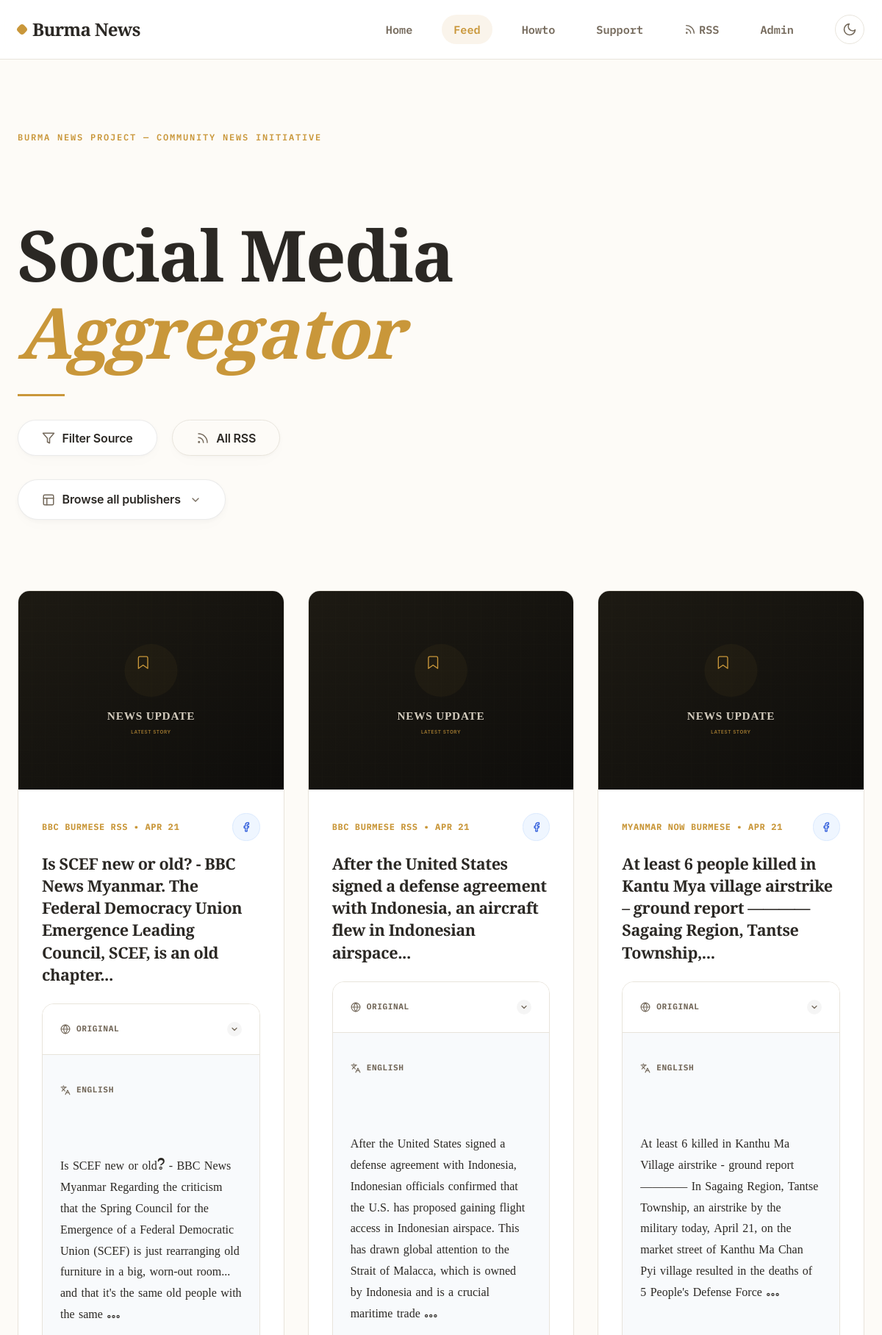
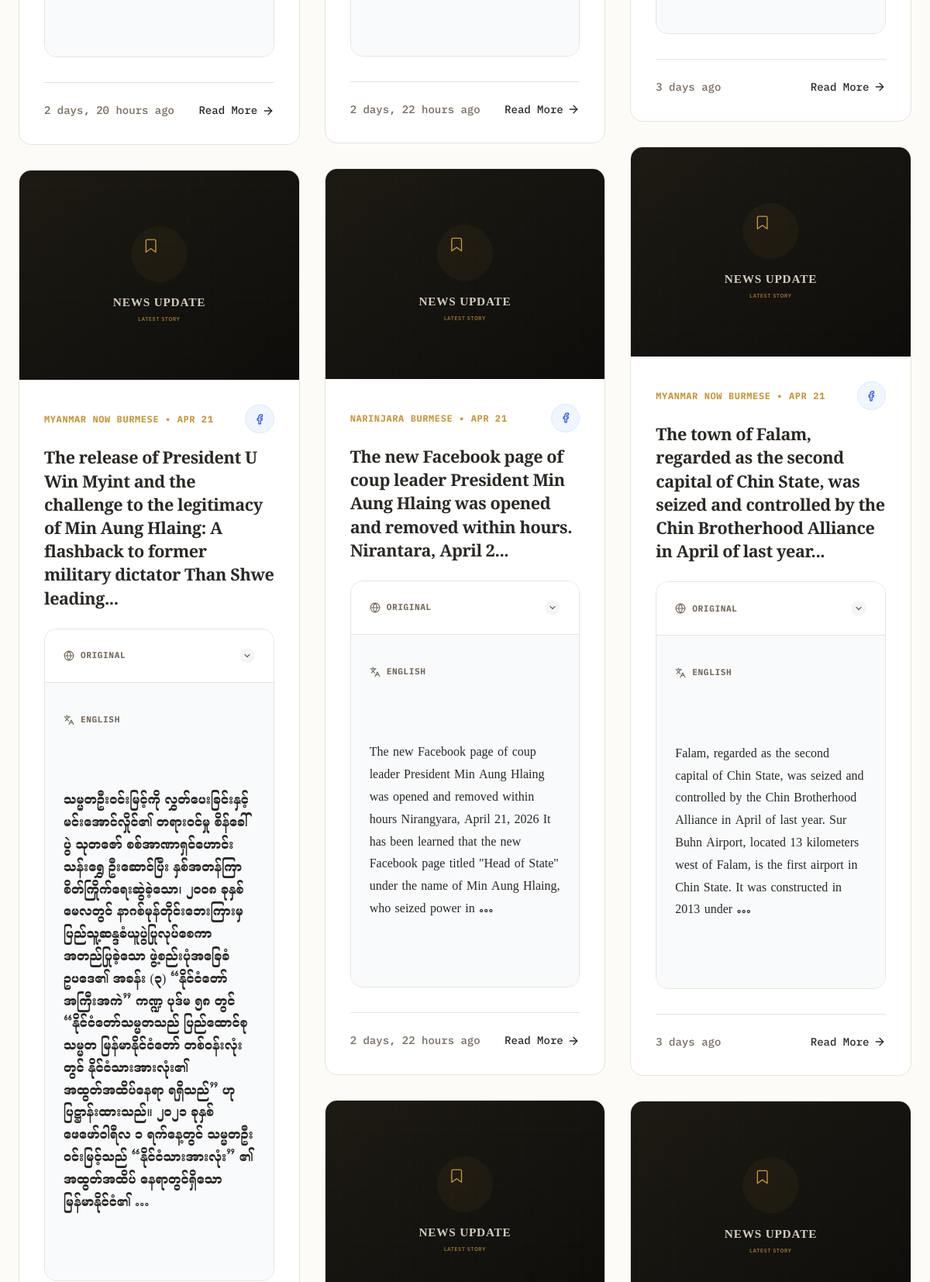
The page / (upper part) on the database its author committed (2 pictures, top to bottom).
### aggregator/models.py (models this page shows, shortened)
class Post(models.Model):
    source = models.ForeignKey(Source, on_delete=models.CASCADE, related_name='posts')
    title = models.CharField(max_length=500)
    original_content = models.TextField()
    translated_content = models.TextField(blank=True, null=True)
    url = models.URLField(unique=True)
    image_url = models.URLField(max_length=500, blank=True, null=True)
    published_date = models.DateTimeField()
    created_at = models.DateTimeField(auto_now_add=True)
    @property
    def display_image_url(self):
        if self.image_url:
            return self.image_url
    class Meta:
        ordering = ['-published_date']

class Source(models.Model):
    SOURCE_TYPES = [
        ('RSS', 'RSS'),
        ('FACEBOOK', 'Facebook'),
        ('TWITTER', 'X'),
        ('TELEGRAM', 'Telegram'),
    ]
    name = models.CharField(max_length=200)
    url = models.URLField(help_text="URL of the specific feed or page source")
    source_type = models.CharField(max_length=20, choices=SOURCE_TYPES, default='RSS')
    is_active = models.BooleanField(default=True)
    icon_url = models.URLField(blank=True, null=True, help_text="Optional icon URL")

### aggregator/views.py (the view)
# urls.py: path('', views.index, name='index'),
def index(request):
    source_id = request.GET.get('source')
    source_type = request.GET.get('type')
    posts_list = Post.objects.all()
    if source_id:
        posts_list = posts_list.filter(source__id=source_id)
    if source_type:
        posts_list = posts_list.filter(source__source_type=source_type)
    paginator = Paginator(posts_list, 20) # Show 20 contacts per page.
    page_number = request.GET.get('page')
    page_obj = paginator.get_page(page_number)
    custom_range = paginator.get_elided_page_range(page_obj.number, on_each_side=2, on_ends=1)
    sources = Source.objects.filter(is_active=True)
    return render(request, 'aggregator/index.html', {
        'page_obj': page_obj,
        'custom_range': custom_range,
        'sources': sources,
        'current_source_type': source_type
    })

### aggregator/templates/aggregator/index.html (shortened to what this page needs)
{% extends 'aggregator/base.html' %}
{% block content %}
<div class="feed-header-wrapper">
    <div class="project-subheading">BURMA NEWS PROJECT — COMMUNITY NEWS INITIATIVE</div>
    <h1 class="feed-title">
        Social Media<br>
        <span class="italic-gold">Aggregator</span>
    </h1>
    <div class="title-divider"></div>
    <div class="premium-filter-container">
        <button class="premium-btn" onclick="document.getElementById('filterDropdown').classList.toggle('show')">
            <svg xmlns="http://www.w3.org/2000/svg" width="18" height="18" viewBox="0 0 24 24" fill="none"
                stroke="currentColor" stroke-width="2" stroke-linecap="round" stroke-linejoin="round">
                <polygon points="22 3 2 3 10 12.46 10 19 14 21 14 12.46 22 3" />
            </svg>
            <span>Filter Source</span>
        </button>
        {% if request.GET.type %}
        <button class="premium-btn rss-btn"
            onclick="copySourceRss('{{ request.scheme }}://{{ request.get_host }}/feed/rss?type={{ request.GET.type }}&format=xml', this)"
            title="Copy RSS for {{ request.GET.type }}">
            <svg xmlns="http://www.w3.org/2000/svg" width="18" height="18" viewBox="0 0 24 24" fill="none"
                stroke="currentColor" stroke-width="2" stroke-linecap="round" stroke-linejoin="round">
                <path d="M4 11a9 9 0 0 1 9 9" />
                <path d="M4 4a16 16 0 0 1 16 16" />
                <circle cx="5" cy="19" r="1" />
            </svg>
            RSS for {{ request.GET.type|title }}
        </button>
        {% elif not request.GET.source %}
        <button class="premium-btn rss-btn"
            onclick="copySourceRss('{{ request.scheme }}://{{ request.get_host }}/feed/rss?format=xml', this)"
            title="Copy RSS for All Sources">
            <svg xmlns="http://www.w3.org/2000/svg" width="18" height="18" viewBox="0 0 24 24" fill="none"
                stroke="currentColor" stroke-width="2" stroke-linecap="round" stroke-linejoin="round">
                <path d="M4 11a9 9 0 0 1 9 9" />
                <path d="M4 4a16 16 0 0 1 16 16" />
                <circle cx="5" cy="19" r="1" />
            </svg>
            All RSS
        </button>
        {% endif %}
    </div>
    <details class="source-accordion" {% if request.GET.source %}open{% endif %}>
        <summary class="premium-btn"
            style="list-style: none; display: inline-flex; cursor: pointer; margin-bottom: 2rem; user-select: none;">
            <span>Browse all publishers</span>
            <svg class="chevron" xmlns="http://www.w3.org/2000/svg" width="16" height="16" viewBox="0 0 24 24"
                fill="none" stroke="currentColor" stroke-width="2" stroke-linecap="round" stroke-linejoin="round"
                style="margin-left: 2px;">
                <polyline points="6 9 12 15 18 9"></polyline>
            </svg>
        </summary>
    </details>
</div>
<div class="feed-grid">
    {% for post in page_obj %}
    <article class="news-card">
        <div class="card-image-container">
            <img src="{{ post.display_image_url }}" alt="" class="card-image" loading="lazy"
                onerror="this.onerror=null; this.src='/static/aggregator/images/placeholder_news.svg';">
        </div>
        <div class="card-content">
            <div class="source-badge">
                <div class="source-info">
                    <span class="source-text">{{ post.source.name }} • {{ post.published_date|date:"M d" }}</span>
                </div>
                <span class="source-type-tag {{ post.source.source_type|lower }}"
                    title="{{ post.source.get_source_type_display }}">
                    {% if post.source.source_type == 'RSS' %}
                    <svg xmlns="http://www.w3.org/2000/svg" width="14" height="14" viewBox="0 0 24 24" fill="none"
                        stroke="currentColor" stroke-width="2" stroke-linecap="round" stroke-linejoin="round">
                        <path d="M4 11a9 9 0 0 1 9 9" />
                        <path d="M4 4a16 16 0 0 1 16 16" />
                        <circle cx="5" cy="19" r="1" />
                    </svg>
                    {% elif post.source.source_type == 'FACEBOOK' %}
                    <svg xmlns="http://www.w3.org/2000/svg" width="14" height="14" viewBox="0 0 24 24" fill="none"
                        stroke="currentColor" stroke-width="2" stroke-linecap="round" stroke-linejoin="round">
                        <path d="M18 2h-3a5 5 0 0 0-5 5v3H7v4h3v8h4v-8h3l1-4h-4V7a1 1 0 0 1 1-1h3z" />
                    </svg>
                    {% else %}
                    {{ post.source.get_source_type_display }}
                    {% endif %}
                </span>
            </div>
            <h2 class="card-title">
                <a href="{{ post.url }}" target="_blank">
                    {{ post.title }}
                </a>
            </h2>
            <div class="card-excerpt">
                {% if post.source.source_type == 'RSS' or post.source.source_type == 'FACEBOOK' %}
                <div class="content-stack" onclick="openModal('modal-data-{{ post.id }}')" style="cursor: pointer;"
                    title="Click to read full post">
                    {% else %}
                    <div class="content-stack">
                        {% endif %}
                        <div class="content-block original">
                            <details class="original-toggle">
                                <summary>
                                    Original
                                    <span class="toggle-chevron">
                                        <svg xmlns="http://www.w3.org/2000/svg" width="12" height="12"
                                            viewBox="0 0 24 24" fill="none" stroke="currentColor" stroke-width="2.5"
                                            stroke-linecap="round" stroke-linejoin="round">
                                            <polyline points="6 9 12 15 18 9"></polyline>
                                        </svg>
                                    </span>
                                </summary>
                            </details>
                        </div>
                        {% if post.translated_content %}
                        <div class="content-block translated">
                            <h4>
                                English
                            </h4>
                            <div class="content-text">
                                {{ post.translated_content|truncatewords:45|linebreaks }}
                            </div>
                        </div>
                        {% endif %}
                    </div>
                </div>
                <div class="card-footer">
                    <span>{{ post.published_date|timesince }} ago</span>
                    {% if post.source.source_type == 'RSS' or post.source.source_type == 'FACEBOOK' %}
                    <button onclick="openModal('modal-data-{{ post.id }}')" class="read-more"
                        style="background: none; border: none; font: inherit; cursor: pointer; padding: 0; display: inline-flex;">
                        Read More
                        <svg xmlns="http://www.w3.org/2000/svg" width="16" height="16" viewBox="0 0 24 24" fill="none"
                            stroke="currentColor" stroke-width="2" stroke-linecap="round" stroke-linejoin="round">
                            <path d="M5 12h14" />
                            <path d="m12 5 7 7-7 7" />
                        </svg>
                    </button>
                    {% endif %}
                </div>
            </div>
    </article>
    {% endfor %}
</div>
{% endblock %}

### aggregator/templates/aggregator/base.html (shortened to what this page needs)
{% load static %}
<!DOCTYPE html>
<html lang="en">
<head>
    <link rel="stylesheet" href="{% static 'aggregator/styles.css' %}?v={% now 'U' %}_11">
</head>
<body>
    <nav class="navbar">
        <div class="container navbar-content">
            <a href="/" class="navbar-brand">
                Burma News
            </a>
            <div class="nav-links">
                <a href="https://www.burma-news.org/" class="nav-link">Home</a>
                <a href="/" class="nav-link {% if request.path == '/' %}active{% endif %}">Feed</a>
                <a href="https://www.burma-news.org/howto.html" class="nav-link">Howto</a>
                <a href="javascript:void(0)" class="nav-link" onclick="openSupportModal()">Support</a>
                <a href="/feed/rss" target="_blank" class="nav-link"
                    style="display: inline-flex; align-items: center; gap: 0.25rem;">
                    <svg xmlns="http://www.w3.org/2000/svg" width="16" height="16" viewBox="0 0 24 24" fill="none"
                        stroke="currentColor" stroke-width="2" stroke-linecap="round" stroke-linejoin="round">
                        <path d="M4 11a9 9 0 0 1 9 9"></path>
                        <path d="M4 4a16 16 0 0 1 16 16"></path>
                        <circle cx="5" cy="19" r="1"></circle>
                    </svg>
                    RSS
                </a>
                <a href="/admin" class="nav-link">Admin</a>
                <button class="theme-toggle" id="themeToggle" title="Toggle Dark Mode">
                    <svg class="icon-moon" xmlns="http://www.w3.org/2000/svg" width="20" height="20" viewBox="0 0 24 24"
                        fill="none" stroke="currentColor" stroke-width="2" stroke-linecap="round"
                        stroke-linejoin="round">
                        <path d="M21 12.79A9 9 0 1 1 11.21 3 7 7 0 0 0 21 12.79z" />
                    </svg>
                </button>
            </div>
        </div>
    </nav>
    <main class="container">
        {% block content %}{% endblock %}
    </main>
</body>
</html>

### aggregator/templates/aggregator/index.html (style rules this page uses)
.feed-header-wrapper { position: relative; text-align: left; margin-bottom: 4rem; padding-top: 6rem; display: flex; flex-direction: column; align-items: flex-start; max-width: 900px; margin-left: 0; }
.project-subheading { color: var(--primary); font-family: var(--font-sans); font-size: 0.75rem; font-weight: 600; letter-spacing: 0.15em; text-transform: uppercase; margin-bottom: 2rem; }
.feed-title { position: relative; z-index: 1; font-family: var(--font-serif); font-size: clamp(2.5rem, 10vw, 6rem); font-weight: 800; letter-spacing: -0.02em; line-height: 1.1; margin-bottom: 2rem; color: var(--text-main); word-break: break-word; }
.feed-title .italic-gold { color: var(--primary); font-style: italic; }
.title-divider { width: 4rem; height: 3px; background-color: var(--primary); margin-bottom: 2rem; }
.premium-filter-container { position: relative; z-index: 100; display: flex; justify-content: flex-start; align-items: center; flex-wrap: wrap; gap: 1.25rem; margin-bottom: 2rem; width: 100%; }
.premium-btn { display: inline-flex; align-items: center; gap: 0.6rem; padding: 0.85rem 2rem; border-radius: 99px; font-family: 'Inter', var(--font-sans); font-size: 1rem; font-weight: 600; letter-spacing: -0.01em; background: var(--surface); color: var(--text-main); border: 1px solid rgba(0, 0, 0, 0.08); white-space: nowrap; box-shadow: 0 2px 8px -2px rgba(0, 0, 0, 0.05), 0 8px 24px -4px rgba(0, 0, 0, 0.02), inset 0 1px 1px rgba(255, 255, 255, 0.8); transition: all 0.4s cubic-bezier(0.16, 1, 0.3, 1); cursor: pointer; text-decoration: none; overflow: hidden; position: relative; }
.premium-btn svg { transition: transform 0.4s cubic-bezier(0.16, 1, 0.3, 1), color 0.3s; color: var(--text-secondary); z-index: 1; position: relative; }
.premium-btn span { z-index: 1; position: relative; }
.premium-btn.rss-btn { background: var(--background); border: 1px solid var(--border); }
.content-stack { display: flex; flex-direction: column; gap: 0; border-radius: var(--radius); overflow: hidden; border: 1px solid var(--border); }
.content-block { padding: 1.5rem; }
.content-block.original { background-color: #ffffff; border-bottom: 1px solid var(--border); }
.content-block.translated { background-color: #f8fafc; }
.content-block h4 { font-size: 0.7rem; text-transform: uppercase; font-weight: 700; color: var(--text-secondary); margin-bottom: 0.75rem; letter-spacing: 0.05em; display: flex; align-items: center; gap: 0.5rem; }
.content-text { font-size: 0.95rem; color: var(--text-main); line-height: 1.7; white-space: pre-wrap; }
.content-text p { margin-bottom: 1rem; }
.content-text p:last-child { margin-bottom: 0; }
.original-toggle { border: none; background: none; padding: 0; margin: 0; width: 100%; }
.original-toggle summary { display: flex; align-items: center; gap: 0.5rem; cursor: pointer; list-style: none; font-size: 0.7rem; text-transform: uppercase; font-weight: 700; color: var(--text-secondary); letter-spacing: 0.05em; padding: 0; user-select: none; transition: color 0.2s ease; }
.original-toggle summary .toggle-chevron { display: inline-flex; align-items: center; justify-content: center; width: 20px; height: 20px; border-radius: 50%; background: rgba(0, 0, 0, 0.04); transition: transform 0.3s cubic-bezier(0.4, 0, 0.2, 1), background 0.2s; flex-shrink: 0; margin-left: auto; }

### rows shown on the page
Post: source.name "BBC BURMESE RSS", published_date "APR 21", title "Is SCEF new or old? - BBC News Myanmar. The Federal Democracy Union Emergence Leading Council, SCEF, is an old chapter...", translated_content "Is SCEF new or old? - BBC News Myanmar Regarding the criticism that the Spring Council for the Emergence of a Federal Democratic Union (SCEF) is just rearranging old furniture in a big, worn-out room... and that it's the same old people with the same …", published_date "2 days, 20 hours"
Post: source.name "MYANMAR NOW BURMESE", published_date "APR 21", title "The release of President U Win Myint and the challenge to the legitimacy of Min Aung Hlaing: A flashback to former military dictator Than Shwe leading...", translated_content "သမ္မတဦးဝင်းမြင့်ကို လွှတ်ပေးခြင်းနှင့် မင်းအောင်လှိုင်၏ တရားဝင်မှု စိန်ခေါ်ပွဲ သုတဇော် စစ်အာဏာရှင်ဟောင်း သန်းရွှေ ဦးဆောင်ပြီး နှစ်အတန်ကြာ စိတ်ကြိုက်ရေးဆွဲခဲ့သော၊ ၂၀၀၈ ခုနှစ် မေလတွင် နာဂစ်မုန်တိုင်းဘေးကြားမှ ပြည်သူ့ဆန္ဒခံယူပွဲပြုလုပ်စေကာ အတည်ပြုခဲ့သော ဖွဲ့စည်းပုံအခြေခံဥပဒေ၏ အခန်း (၃) “နိုင်ငံတော်အကြီးအကဲ” ကဏ္ဍ ပုဒ်မ ၅၈ တွင် “နိုင်ငံတော်သမ္မတသည် ပြည်ထောင်စုသမ္မတ မြန်မာနိုင်ငံတော် တစ်ဝန်းလုံးတွင် နိုင်ငံသားအားလုံး၏ အထွတ်အထိပ်နေရာ ရရှိသည်” ဟု ပြဋ္ဌာန်းထားသည်။ ၂၀၂၁ ခုနှစ် ဖေဖော်ဝါရီလ ၁ ရက်နေ့တွင် သမ္မတဦးဝင်းမြင့်သည် “နိုင်ငံသားအားလုံး” ၏ အထွတ်အထိပ် နေရာတွင်ရှိသော မြန်မာနိုင်ငံ၏ …"
Post: source.name "BBC BURMESE RSS", published_date "APR 21", title "After the United States signed a defense agreement with Indonesia, an aircraft flew in Indonesian airspace...", translated_content "After the United States signed a defense agreement with Indonesia, Indonesian officials confirmed that the U.S. has proposed gaining flight access in Indonesian airspace. This has drawn global attention to the Strait of Malacca, which is owned by Indonesia and is a crucial maritime trade …", published_date "2 days, 22 hours"
Post: source.name "NARINJARA BURMESE", published_date "APR 21", title "The new Facebook page of coup leader President Min Aung Hlaing was opened and removed within hours. Nirantara, April 2...", translated_content "The new Facebook page of coup leader President Min Aung Hlaing was opened and removed within hours Nirangyara, April 21, 2026 It has been learned that the new Facebook page titled \"Head of State\" under the name of Min Aung Hlaing, who seized power in …", published_date "2 days, 22 hours"
Post: source.name "MYANMAR NOW BURMESE", published_date "APR 21", title "At least 6 people killed in Kantu Mya village airstrike – ground report ———— Sagaing Region, Tantse Township,...", translated_content "At least 6 killed in Kanthu Ma Village airstrike - ground report ———— In Sagaing Region, Tantse Township, an airstrike by the military today, April 21, on the market street of Kanthu Ma Chan Pyi village resulted in the deaths of 5 People's Defense Force …", published_date "3 days"
Post: source.name "MYANMAR NOW BURMESE", published_date "APR 21", title "The town of Falam, regarded as the second capital of Chin State, was seized and controlled by the Chin Brotherhood Alliance in April of last year...", translated_content "Falam, regarded as the second capital of Chin State, was seized and controlled by the Chin Brotherhood Alliance in April of last year. Sur Buhn Airport, located 13 kilometers west of Falam, is the first airport in Chin State. It was constructed in 2013 under …", published_date "3 days"
